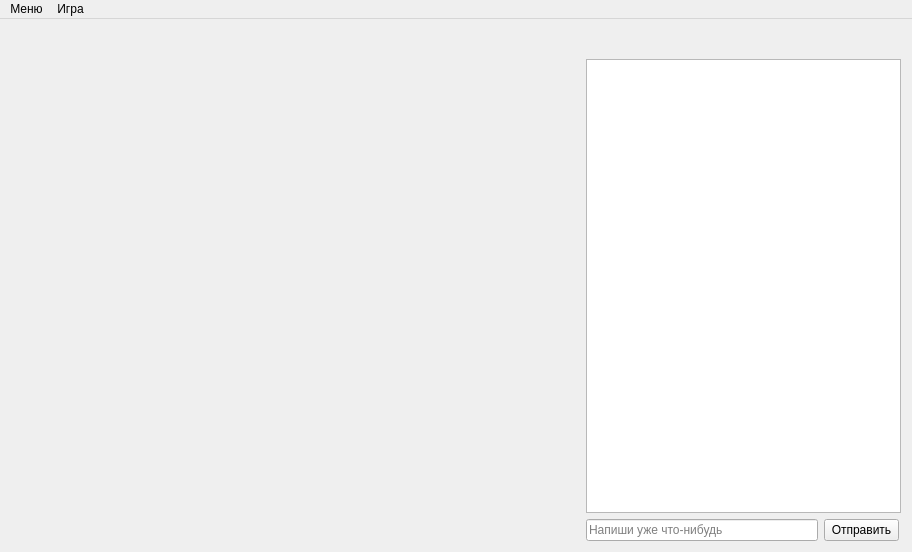
<?xml version="1.0" encoding="UTF-8"?>
<ui version="4.0">
 <class>MainWindow</class>
 <widget class="QMainWindow" name="MainWindow">
  <property name="geometry">
   <rect>
    <x>0</x>
    <y>0</y>
    <width>912</width>
    <height>552</height>
   </rect>
  </property>
  <property name="windowTitle">
   <string>MainWindow</string>
  </property>
  <widget class="QWidget" name="centralWidget">
   <layout class="QHBoxLayout" name="horizontalLayout_2">
    <item>
     <layout class="QGridLayout" name="gridLayout">
      <property name="sizeConstraint">
       <enum>QLayout::SetFixedSize</enum>
      </property>
      <item row="0" column="0">
       <widget class="CustomGraphicsView" name="cgv" native="true">
        <property name="minimumSize">
         <size>
          <width>569</width>
          <height>479</height>
         </size>
        </property>
       </widget>
      </item>
     </layout>
    </item>
    <item>
     <layout class="QVBoxLayout" name="verticalLayout">
      <item>
       <widget class="QLabel" name="label_secretWord">
        <property name="maximumSize">
         <size>
          <width>315</width>
          <height>23</height>
         </size>
        </property>
        <property name="font">
         <font>
          <family>Vani</family>
          <pointsize>16</pointsize>
          <weight>50</weight>
          <bold>false</bold>
         </font>
        </property>
        <property name="text">
         <string/>
        </property>
        <property name="textFormat">
         <enum>Qt::AutoText</enum>
        </property>
        <property name="alignment">
         <set>Qt::AlignCenter</set>
        </property>
       </widget>
      </item>
      <item>
       <widget class="QTextEdit" name="textEdit">
        <property name="minimumSize">
         <size>
          <width>300</width>
          <height>0</height>
         </size>
        </property>
        <property name="maximumSize">
         <size>
          <width>315</width>
          <height>16777215</height>
         </size>
        </property>
        <property name="textInteractionFlags">
         <set>Qt::TextSelectableByMouse</set>
        </property>
        <property name="placeholderText">
         <string/>
        </property>
       </widget>
      </item>
      <item>
       <layout class="QHBoxLayout" name="horizontalLayout">
        <item>
         <widget class="QLineEdit" name="lineEdit">
          <property name="maximumSize">
           <size>
            <width>232</width>
            <height>16777215</height>
           </size>
          </property>
          <property name="text">
           <string/>
          </property>
          <property name="placeholderText">
           <string>Напиши уже что-нибудь</string>
          </property>
          <property name="clearButtonEnabled">
           <bool>true</bool>
          </property>
         </widget>
        </item>
        <item>
         <widget class="QPushButton" name="pushButton">
          <property name="maximumSize">
           <size>
            <width>75</width>
            <height>16777215</height>
           </size>
          </property>
          <property name="text">
           <string>Отправить</string>
          </property>
         </widget>
        </item>
       </layout>
      </item>
     </layout>
    </item>
   </layout>
  </widget>
  <widget class="QMenuBar" name="menuBar">
   <property name="geometry">
    <rect>
     <x>0</x>
     <y>0</y>
     <width>912</width>
     <height>21</height>
    </rect>
   </property>
   <widget class="QMenu" name="menu">
    <property name="title">
     <string>Меню</string>
    </property>
    <addaction name="action_startServer"/>
    <addaction name="action_connectToHost"/>
   </widget>
   <widget class="QMenu" name="menu_2">
    <property name="title">
     <string>Игра</string>
    </property>
    <addaction name="action_startGame"/>
    <addaction name="action_palette"/>
   </widget>
   <addaction name="menu"/>
   <addaction name="menu_2"/>
  </widget>
  <action name="action_startServer">
   <property name="text">
    <string>Запустить сервер</string>
   </property>
  </action>
  <action name="action_connectToHost">
   <property name="text">
    <string>Подключиться</string>
   </property>
  </action>
  <action name="action_startGame">
   <property name="enabled">
    <bool>false</bool>
   </property>
   <property name="text">
    <string>Начать</string>
   </property>
  </action>
  <action name="action_palette">
   <property name="checkable">
    <bool>false</bool>
   </property>
   <property name="enabled">
    <bool>false</bool>
   </property>
   <property name="text">
    <string>Палитра</string>
   </property>
  </action>
 </widget>
 <layoutdefault spacing="6" margin="11"/>
 <customwidgets>
  <customwidget>
   <class>CustomGraphicsView</class>
   <extends>QWidget</extends>
   <header>customgraphicsview.h</header>
   <container>1</container>
  </customwidget>
 </customwidgets>
 <resources/>
 <connections/>
</ui>
